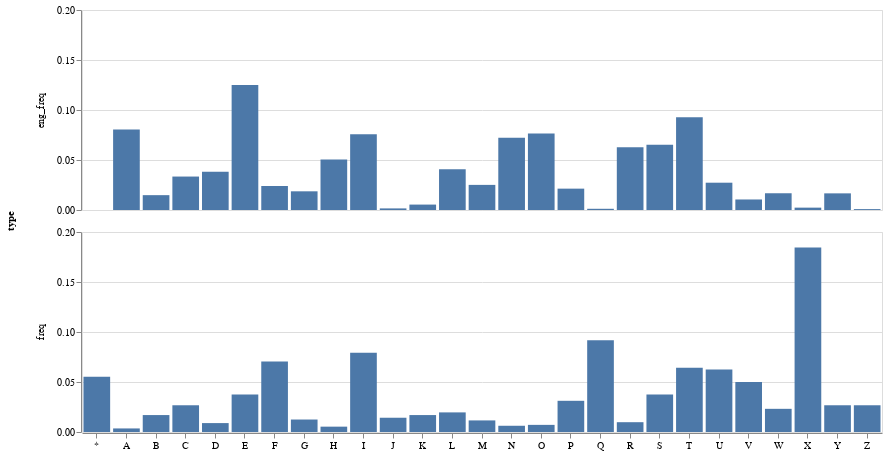

Notebook code cell kept with this figure:
### Code cell
alt.Chart(all_df).mark_bar().encode(
    x=alt.X('letter:O', axis=alt.Axis(labelAngle=0, title=None)),
    y=alt.Y('freq:Q', title=None),
    row="type:O",
    tooltip="letter:O"
).properties(width=800, height=200)

### Figure 1 — Vega-Lite specification as saved in the notebook (floating-point values rounded to 4 significant figures)
{"$schema": "https://vega.github.io/schema/vega-lite/v2.4.3.json", "config": {"view": {"height": 300, "width": 400}}, "data": {"values": [{"freq": 0.003565, "letter": "A", "type": "freq"}, {"freq": 0.01693, "letter": "B", "type": "freq"}, {"freq": 0.02674, "letter": "C", "type": "freq"}, {"freq": 0.008913, "letter": "D", "type": "freq"}, {"freq": 0.03743, "letter": "E", "type": "freq"}, {"freq": 0.07041, "letter": "F", "type": "freq"}, {"freq": 0.01248, "letter": "G", "type": "freq"}, {"freq": 0.005348, "letter": "H", "type": "freq"}, {"freq": 0.07932, "letter": "I", "type": "freq"}, {"freq": 0.01426, "letter": "J", "type": "freq"}, {"freq": 0.01693, "letter": "K", "type": "freq"}, {"freq": 0.01961, "letter": "L", "type": "freq"}, {"freq": 0.01159, "letter": "M", "type": "freq"}, {"freq": 0.006239, "letter": "N", "type": "freq"}, {"freq": 0.00713, "letter": "O", "type": "freq"}, {"freq": 0.03119, "letter": "P", "type": "freq"}, {"freq": 0.0918, "letter": "Q", "type": "freq"}, {"freq": 0.009804, "letter": "R", "type": "freq"}, {"freq": 0.03743, "letter": "S", "type": "freq"}, {"freq": 0.06417, "letter": "T", "type": "freq"}, {"freq": 0.06239, "letter": "U", "type": "freq"}, {"freq": 0.04991, "letter": "V", "type": "freq"}, {"freq": 0.02317, "letter": "W", "type": "freq"}, {"freq": 0.1845, "letter": "X", "type": "freq"}, {"freq": 0.02674, "letter": "Y", "type": "freq"}, {"freq": 0.02674, "letter": "Z", "type": "freq"}, {"freq": 0.05526, "letter": "*", "type": "freq"}, {"freq": 0.0804, "letter": "A", "type": "eng_freq"}, {"freq": 0.01484, "letter": "B", "type": "eng_freq"}, {"freq": 0.03345, "letter": "C", "type": "eng_freq"}, {"freq": 0.03816, "letter": "D", "type": "eng_freq"}, {"freq": 0.1249, "letter": "E", "type": "eng_freq"}, {"freq": 0.02402, "letter": "F", "type": "eng_freq"}, {"freq": 0.01869, "letter": "G", "type": "eng_freq"}, {"freq": 0.05054, "letter": "H", "type": "eng_freq"}, {"freq": 0.07568, "letter": "I", "type": "eng_freq"}, {"freq": 0.0016, "letter": "J", "type": "eng_freq"}, {"freq": 0.005416, "letter": "K", "type": "eng_freq"}, {"freq": 0.04069, "letter": "L", "type": "eng_freq"}, {"freq": 0.02512, "letter": "M", "type": "eng_freq"}, {"freq": 0.07234, "letter": "N", "type": "eng_freq"}, {"freq": 0.07641, "letter": "O", "type": "eng_freq"}, {"freq": 0.02135, "letter": "P", "type": "eng_freq"}, {"freq": 0.001207, "letter": "Q", "type": "eng_freq"}, {"freq": 0.0628, "letter": "R", "type": "eng_freq"}, {"freq": 0.06513, "letter": "S", "type": "eng_freq"}, {"freq": 0.09274, "letter": "T", "type": "eng_freq"}, {"freq": 0.0273, "letter": "U", "type": "eng_freq"}, {"freq": 0.01052, "letter": "V", "type": "eng_freq"}, {"freq": 0.01675, "letter": "W", "type": "eng_freq"}, {"freq": 0.002357, "letter": "X", "type": "eng_freq"}, {"freq": 0.01664, "letter": "Y", "type": "eng_freq"}, {"freq": 0.000898, "letter": "Z", "type": "eng_freq"}, {"freq": 0, "letter": "*", "type": "eng_freq"}]}, "encoding": {"row": {"field": "type", "type": "ordinal"}, "tooltip": {"field": "letter", "type": "ordinal"}, "x": {"axis": {"labelAngle": 0, "title": null}, "field": "letter", "type": "ordinal"}, "y": {"field": "freq", "title": null, "type": "quantitative"}}, "height": 200, "mark": "bar", "width": 800}
